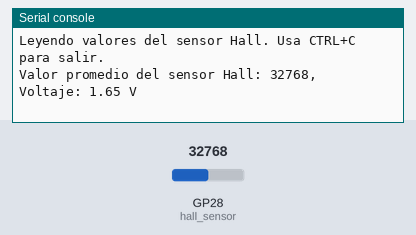
This program was run on a simulated Raspberry Pi Pico running CircuitPython. Parts: the last lines printed to the serial console. Inputs (shaded band) come from the test bench; at power-on: GP28 (hall_sensor) = 32768 (analog values on the 0–65535 scale).

Above: at 1.2 s.
1.3 s: GP28 (hall_sensor) set to 4345
At 2.9 s:
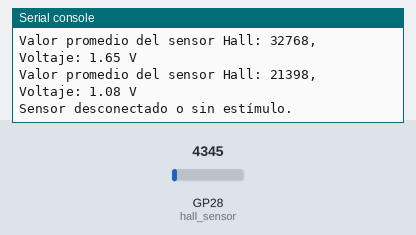
4.0 s: GP28 (hall_sensor) set to 5655
At 5.3 s:
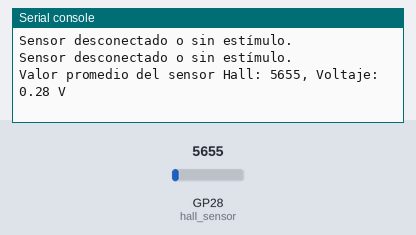
Timing chart, 0 to 7.0 s (numbered marks = the images above; inputs shaded):
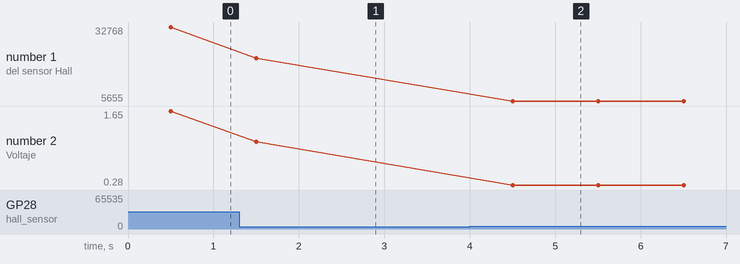

Measured:
- after the input at 1.3 s, the serial console: prints a new line after 0.20 s (image 1)
- after the input at 4.0 s, the serial console: prints a new line after 0.50 s (image 2)
- plotted number 1: 32768 → 21398 after the input at 1.3 s, 21398 → 5655 after the input at 4.0 s
- plotted number 2: 1.65 → 1.08 after the input at 1.3 s, 1.08 → 0.28 after the input at 4.0 s

The program:

sensor_analog.py
```python
import board
import analogio
import time

# Configura el pin del sensor Hall (GP28)
hall_sensor = analogio.AnalogIn(board.GP28)

def read_sensor(sensor, num_samples=5):
    total = 0
    for _ in range(num_samples):
        total += sensor.value
        time.sleep(0.1)  # Espera un poco entre muestras
    return total // num_samples  # Retorna el promedio

def is_value_valid(value, threshold=5000):
    """Verifica si el valor es mayor que un umbral mínimo para considerar que el sensor está conectado."""
    return value > threshold

print("Leyendo valores del sensor Hall. Usa CTRL+C para salir.")

try:
    while True:
        sensor_value = read_sensor(hall_sensor)

        if is_value_valid(sensor_value):
            voltage = (sensor_value / 65535) * 3.3  # Convertir a voltios
            print(f"Valor promedio del sensor Hall: {sensor_value}, Voltaje: {voltage:.2f} V")
        else:
            print("Sensor desconectado o sin estímulo.")  # Mensaje si el sensor está desconectado

        time.sleep(0.5)  # Espera 0.5 segundos antes de la siguiente lectura
except KeyboardInterrupt:
    print("Detenido por el usuario.")  # Mensaje al detener el programa
```
